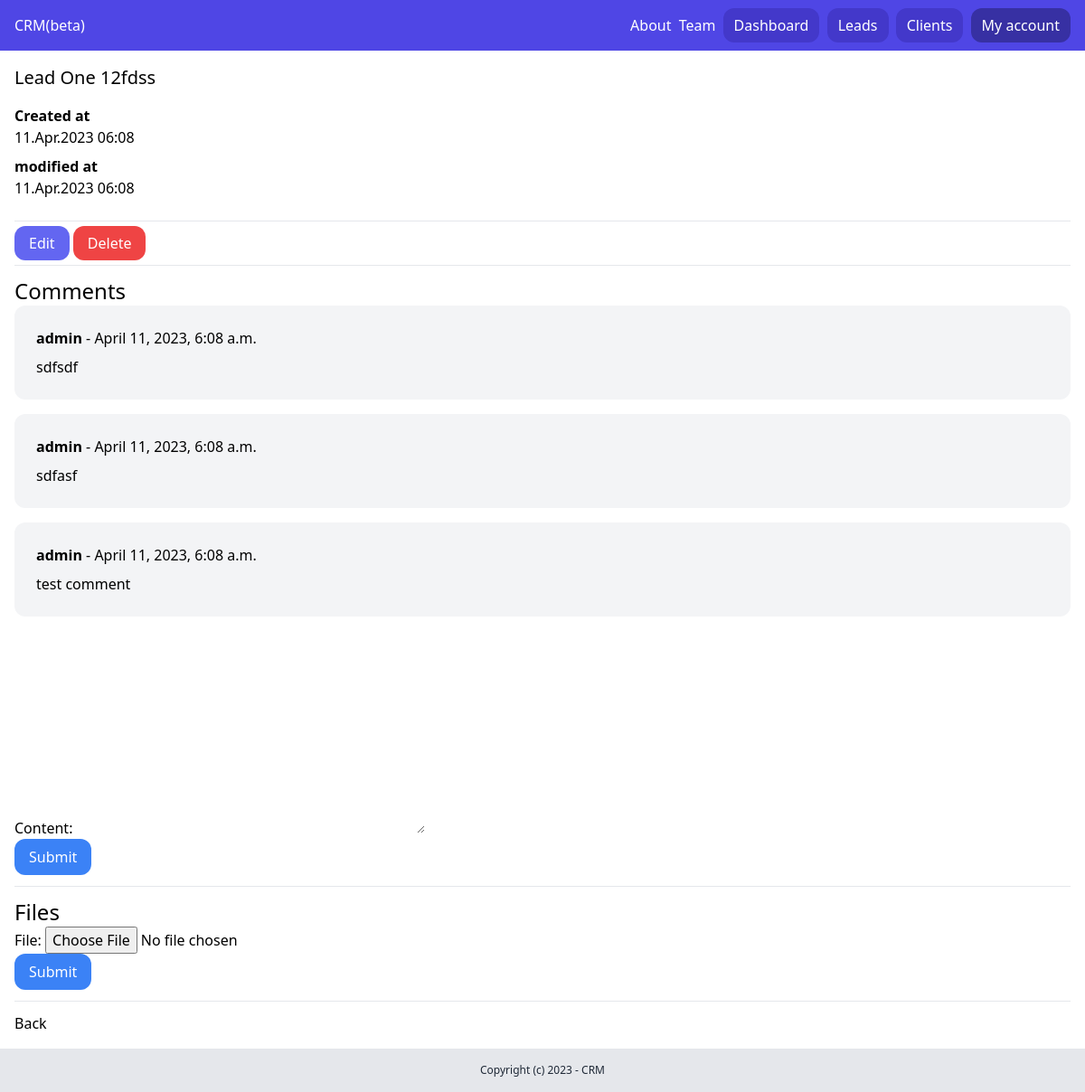
Page /dashboard/clients/16 (signed in) on the earlier database version.
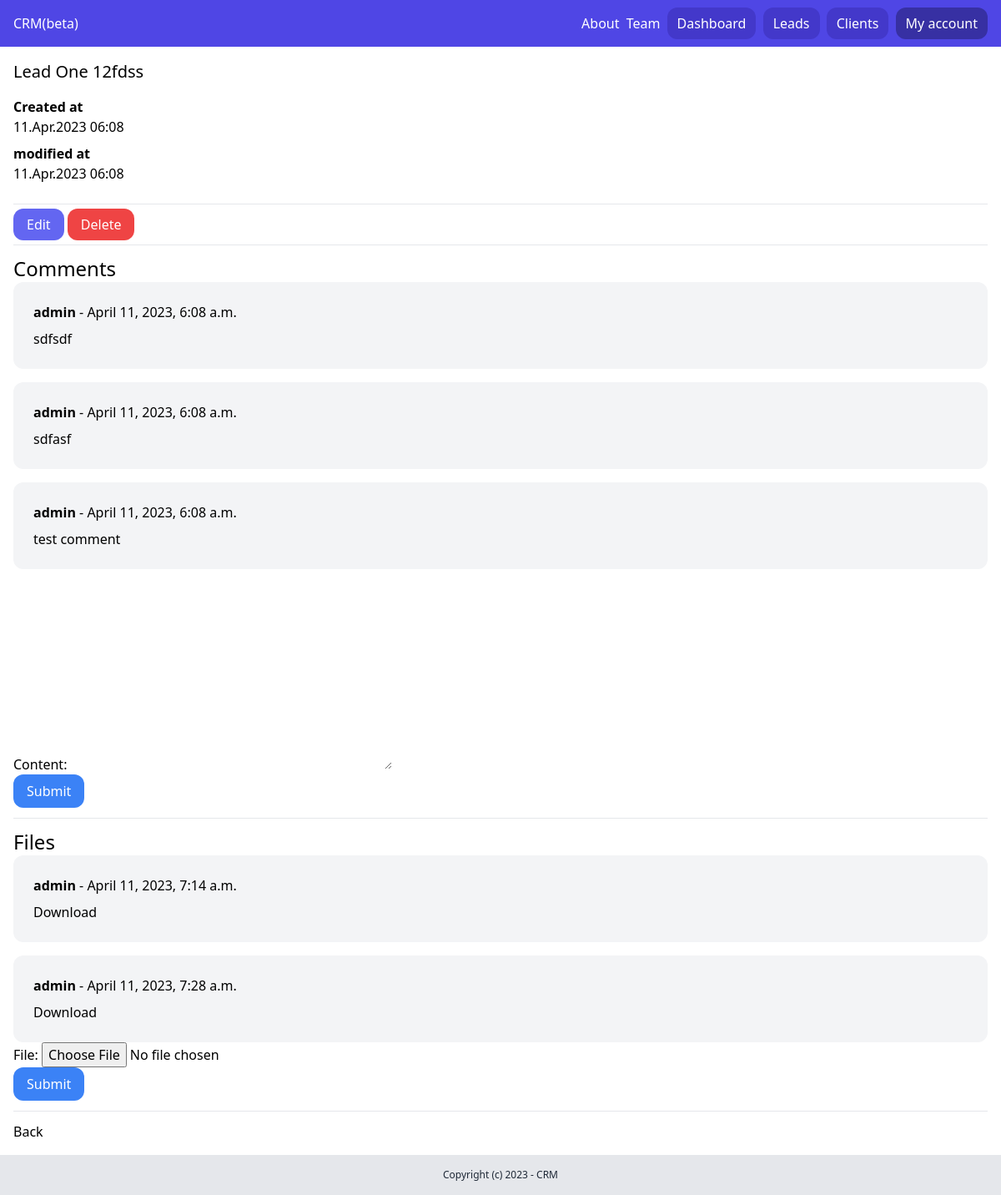
Same page on the later database version.
### client_app/models.py (models this page shows, shortened)
class Comment(models.Model):
    team = models.ForeignKey(Team, related_name='client_comments',
                             on_delete=models.CASCADE)
    client = models.ForeignKey(
        Client, related_name='comments', on_delete=models.CASCADE)
    content = models.TextField(blank=True, null=True)
    created_by = models.ForeignKey(
        User, related_name='client_comments', on_delete=models.CASCADE)
    created_at = models.DateTimeField(auto_now_add=True)

class ClientFile(models.Model):
    team = models.ForeignKey(Team, related_name='client_files',
                             on_delete=models.CASCADE)
    client = models.ForeignKey(
        Client, related_name='files', on_delete=models.CASCADE)
    file = models.FileField(upload_to='clientfiles')
    created_by = models.ForeignKey(
        User, related_name='client_files', on_delete=models.CASCADE)
    created_at = models.DateTimeField(auto_now_add=True)

### client_app/views.py (the view)
# urls.py: path('<int:pk>', ClientDetailView.as_view(), name='clients_detail'),
class ClientDetailView(LoginRequiredMixin, DetailView):
    model = Client
    template_name = 'client_app/client_detail.html'
    context_object_name = 'client'
    def get_context_data(self, **kwargs):
        context = super().get_context_data(**kwargs)
        context['form'] = AddCommentForm()
        context['fileform'] = AddFileForm()
        return context
    def get_queryset(self):
        queryset = super(ClientDetailView, self).get_queryset()
        return queryset.filter(
            created_by=self.request.user, pk=self.kwargs.get('pk'))

### client_app/forms.py
class AddCommentForm(forms.ModelForm):
    class Meta:
        model = Comment
        fields = ('content',)

class AddFileForm(forms.ModelForm):
    class Meta:
        model = ClientFile
        fields = ('file',)

### team/context_proceessors.py (called while the page is built)
def active_team(request):
    if request.user.is_authenticated:
        if request.user.userprofile.active_team:
            active_team = request.user.userprofile.active_team
        else:
            active_team = Team.objects.filter(created_by=request.user)[0]
    else:
        active_team = None
    return {'active_team': active_team}

### client_app/templates/client_app/client_detail.html (shortened to what this page needs)
{% extends 'core_app/base.html' %} {% block title %} {{ client.name }} {%endblock%} {% block content %}
<div class="py-4 px-4">
  <h1 class="mb-4 text-xl">{{ client.name }}</h1>
  <p class="font-semibold">Created at</p>
  <p class="mb-2">{{client.created_at| date:"d.M.Y H:i"}}</p>
  <p class="font-semibold">modified at</p>
  <p class="mb-6">{{client.modified_at| date:"d.M.Y H:i"}}</p>
  <hr class="my-3" />
  <a href="{% url 'client_app:clients_edit' client.id %}" class="py-2 px-4 rounded-xl bg-indigo-500 text-white">Edit</a>
  <a
    href="#"
    onclick="document.getElementById('client_delete_form').submit();"
    class="py-2 px-4 rounded-xl bg-red-500 text-white"
    >Delete</a
  >
  <hr class="my-3" />
  <h2 class="text-2xl">Comments</h2>
  <div class="space-y-4">
    {% for comment in client.comments.all %}
    <div class="bg-gray-100 p-6 rounded-xl">
      <p class="mb-2"><strong>{{ comment.created_by }}</strong> - {{ comment.created_at }}</p>
      {{ comment.content }}
    </div>
    {% endfor %}
  </div>
  <form method="post" action="{% url 'client_app:add_comment' client.id %}">
    {% csrf_token %} {{ form.as_p }}
    <button class="py-2 px-4 rounded-xl bg-blue-500 text-white">Submit</button>
  </form>
  <hr class="my-3" />
  <h2 class="text-2xl">Files</h2>
  <div class="space-y-4">
    {% for file in client.files.all %}
    <div class="bg-gray-100 p-6 rounded-xl">
      <p class="mb-2"><strong>{{ file.created_by }}</strong> - {{ file.created_at }}</p>
      <a href=" {{ file.file.url }}">Download</a>
    </div>
    {% endfor %}
  </div>
  <form method="post" action="{% url 'client_app:add_file' client.id %}" enctype="multipart/form-data">
    {% csrf_token %} {{ fileform.as_p }}
    <button class="py-2 px-4 rounded-xl bg-blue-500 text-white">Submit</button>
  </form>
  <hr class="my-3" />
  <a href="{% url 'client_app:clients_list' %}">Back</a>
</div>
{% endblock %}

Differences in the rows shown:
added ClientFile: created_by "admin", created_at "April 11, 2023, 7:14 a.m."
added ClientFile: created_by "admin", created_at "April 11, 2023, 7:28 a.m."
